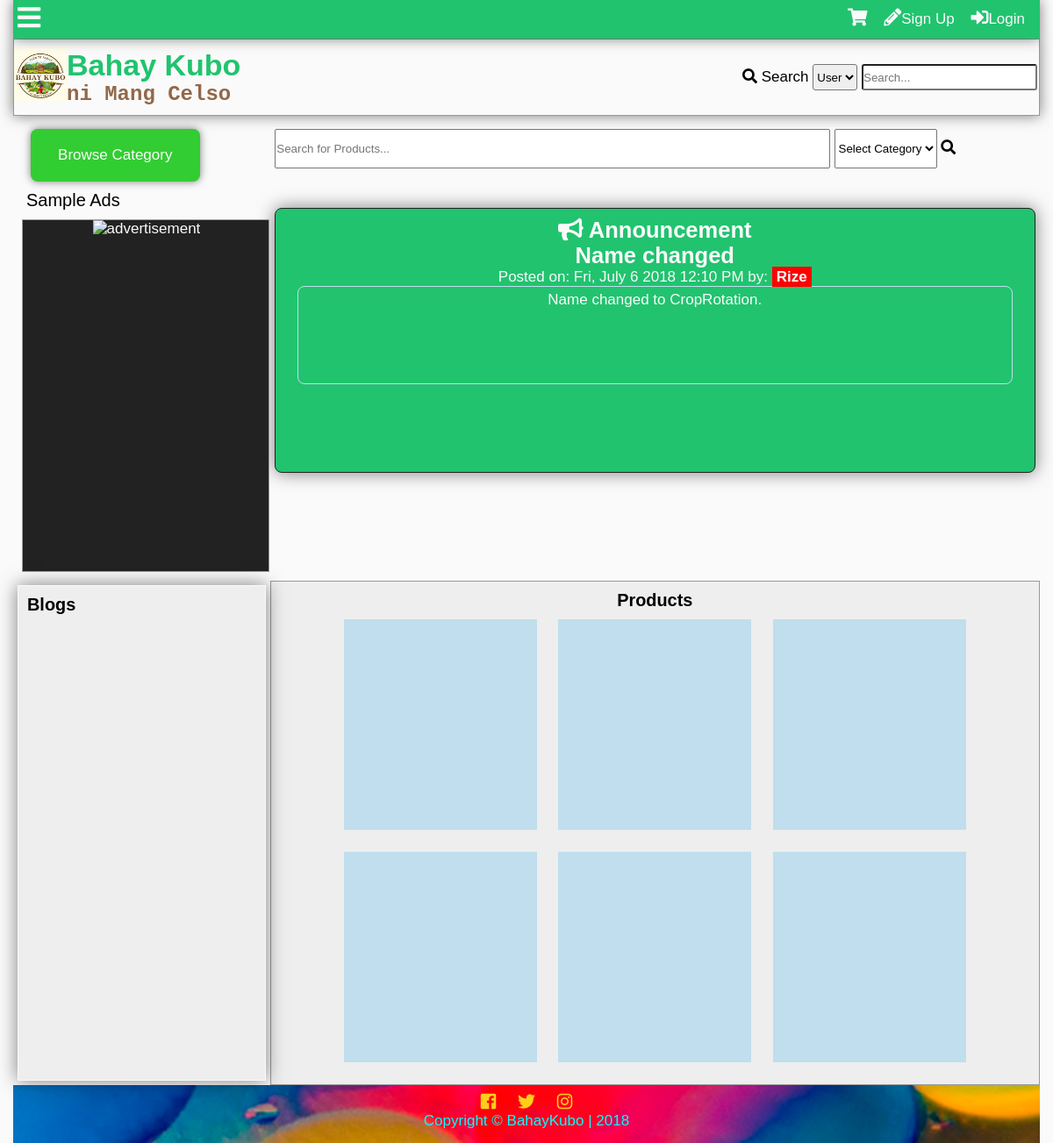
Before: / with the older database file.
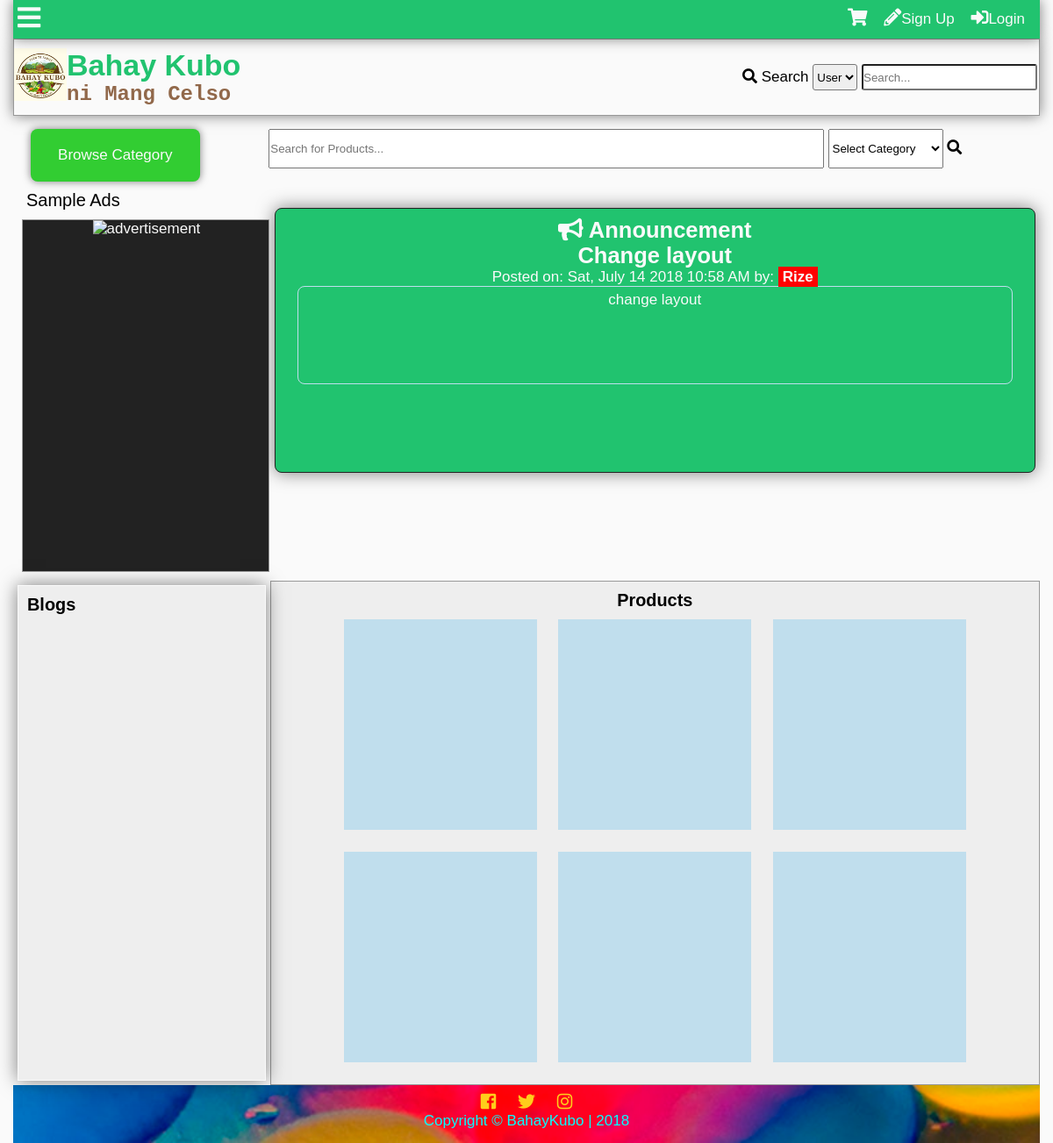
After: the same page with the newer database file.
### tables this page shows
CREATE TABLE `tblannouncement` (
  `announceid` int(11) NOT NULL,
  `title` varchar(100) NOT NULL,
  `content` text NOT NULL,
  `datecreated` datetime DEFAULT NULL,
  `author` int(11) NOT NULL
);

CREATE TABLE `tbluser` (
  `userid` int(11) NOT NULL,
  `username` varchar(100) NOT NULL,
  `password` varchar(100) NOT NULL,
  `firstname` varchar(100) NOT NULL,
  `middlename` varchar(100) NOT NULL,
  `lastname` varchar(100) NOT NULL,
  `birthday` varchar(20) NOT NULL,
  `datecreated` timestamp NOT NULL DEFAULT '0000-00-00 00:00:00',
  `email` varchar(100) NOT NULL,
  `website` varchar(255) NOT NULL,
  `location` varchar(255) NOT NULL,
  `usertypeid` int(11) NOT NULL,
  `access` int(11) NOT NULL,
  `imgname` varchar(100) NOT NULL,
  `imgtype` varchar(100) NOT NULL,
  `imgpath` varchar(200) NOT NULL,
  `bio` text NOT NULL,
  `is_show_email` tinyint(1) NOT NULL,
  `gender` int(11) NOT NULL,
  `lastupdate` timestamp NOT NULL DEFAULT '0000-00-00 00:00:00',
  `lastonline` timestamp NOT NULL DEFAULT '0000-00-00 00:00:00',
  `profileviews` int(11) NOT NULL
);

### index.php (the view, shortened to what this page needs)
<?php
	include'functions.php';
	require_once'connection.php';
?>
<!DOCTYPE html>
<html lang="en">
<head>
  	<link rel="stylesheet" href="css/style.css">
  	<link rel="stylesheet" href="css/fontawesome-all.css">
</head>
<body>
	<div class="main-container">
		<div class="main-search">
			<div id="browse-category" onclick="showCategory()">Browse Category
			</div>
			<form id="main-search-form">
				<div>
					<input type="text" id="main-search" placeholder="Search for Products...">
					<select  id="main-select" >
						<option disabled selected>Select Category</option>
					</select>
					<i class="fas fa-search"></i>
				</div>
			</form>
		</div>
		<div class="main-content">
			<div class="main-content-grid">
				<div class="announcement">
					<h2><i class="fas fa-bullhorn"></i> Announcement</h2>
<?php
$sql="SELECT title,content,t1.datecreated,username FROM tblannouncement AS t1
LEFT JOIN tbluser
	ON userid = author
ORDER BY announceid DESC
LIMIT 1";
$result= $conn->query($sql);
while($row=$result->fetch_object()){
	$title = $row->title;
	$content = $row->content;
	$date = date('D, F j Y g:i A',strtotime($row->datecreated));
	$author = $row->username;
	echo '<h2>'.$title.'</h2>
	<p>Posted on: '.$date.' by: <a href="profile.php?name='.$author.'">'.$author.'</a></p>
	<div class="announce-content">'.nl2br($content).'</div>';
}
?>
				</div>
				<div class="advertisement">
					<div class="advertisement-inner">
						<img src="img/neiman_marcus.gif" alt="advertisement">
					</div>
				</div>
				<div class="content-body">
					<h3>Products</h3>
					<div class="product"></div>
					<div class="product"></div>
					<div class="product"></div>
					<div class="product"></div>
					<div class="product"></div>
					<div class="product"></div>
				</div>
				<div class="sidebar">
					<h3>Blogs</h3>
				</div>
		</div>
	</div>
</body>
</html>

Changed rows visible on the page:
no longer on this page (row unchanged): tblannouncement: title "Name changed", datecreated "Fri, July 6 2018 12:10 PM", tbluser.username "Rize", content "Name changed to CropRotation."
added tblannouncement: title "Change layout", datecreated "Sat, July 14 2018 10:58 AM", tbluser.username "Rize", content "change layout"
